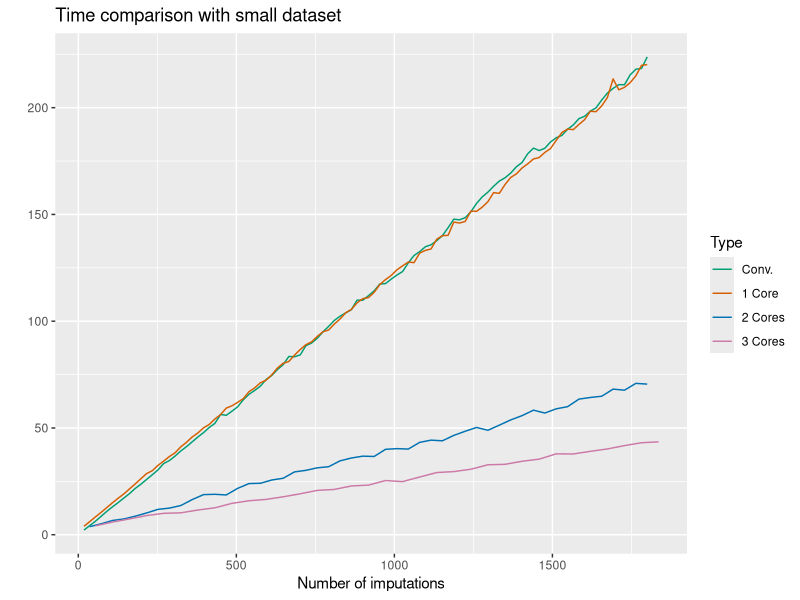
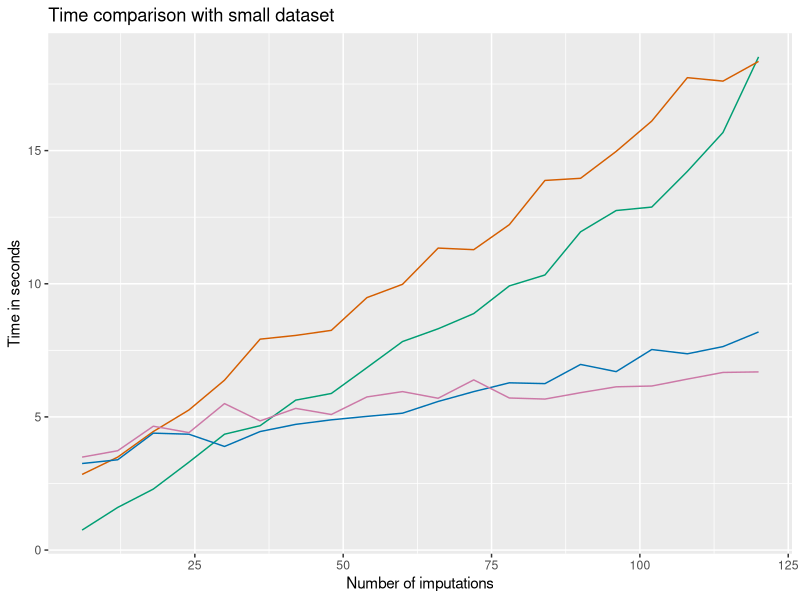
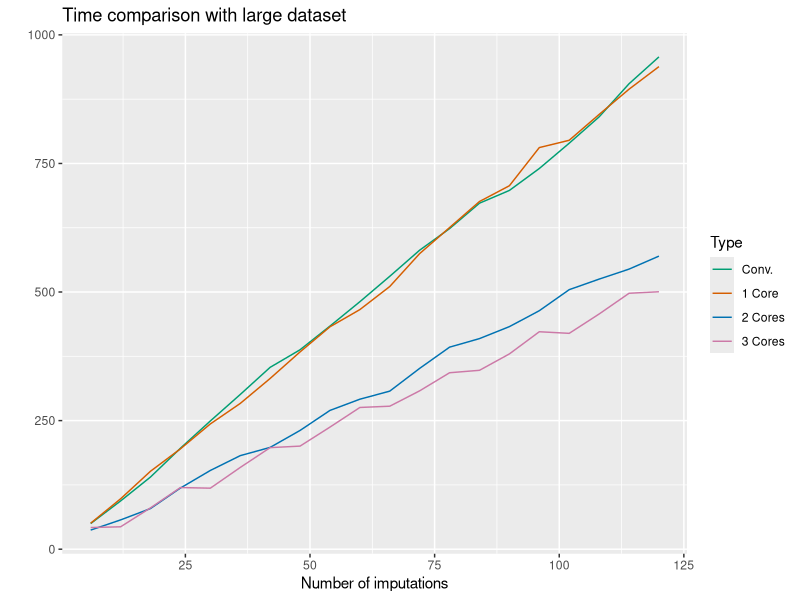
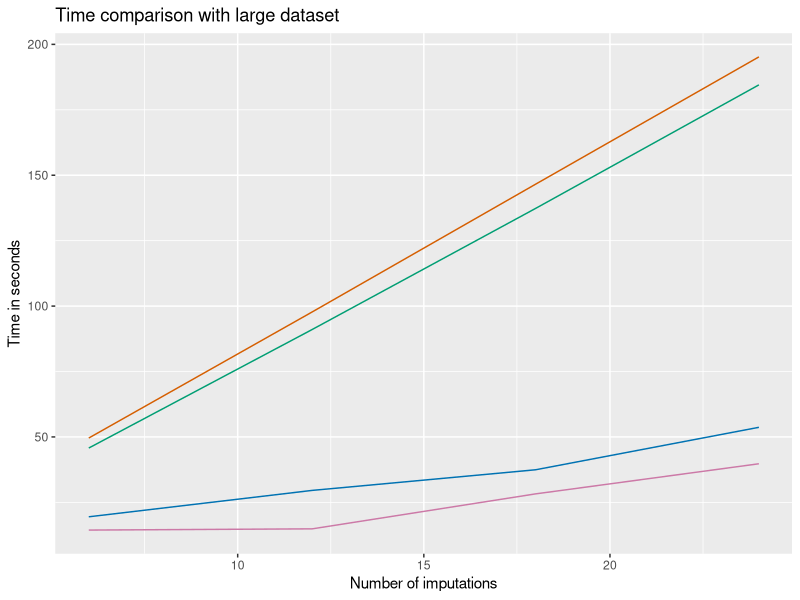
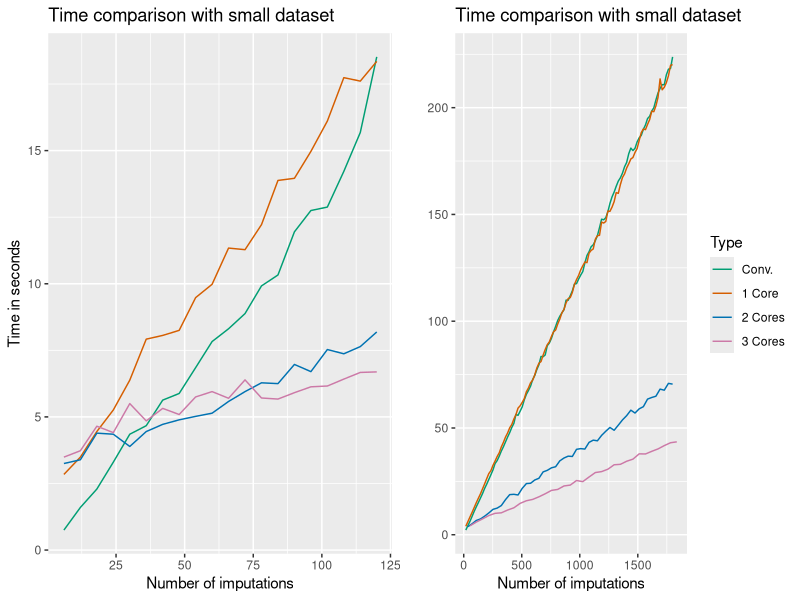
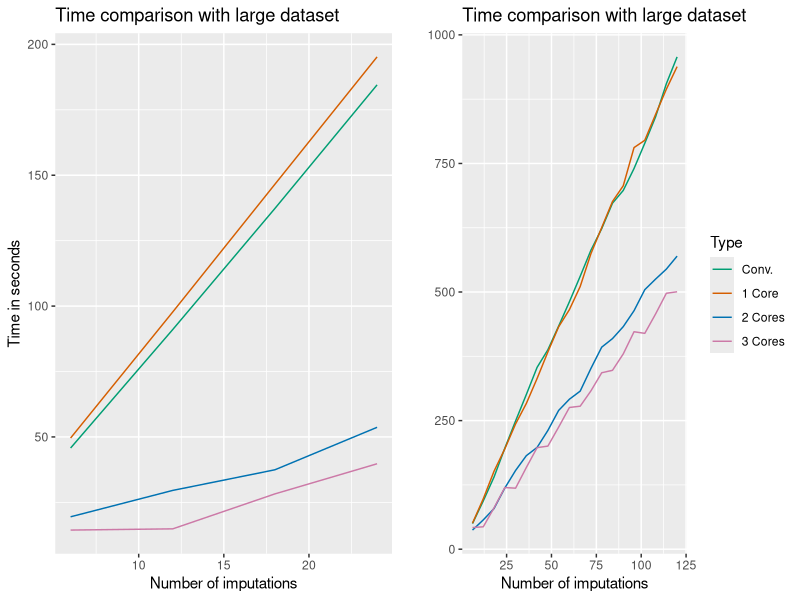

Write R code to recreate these figures, in order.
require(gridExtra)
require(ggplot2)

test1 <- read.csv("sim4_1000.csv")
test1["n.imp"] <- seq(6, 600, 6) * 3 
plot1 <- ggplot(data = test1) + 
  geom_line(aes(x = n.imp, y = result1, color = "result1")) + 
  geom_line(aes(x = n.imp, y = result2, color = "result2")) + 
  geom_line(data = test1[1:50, ], aes(x = n.imp * 2, y = result3, color = "result3")) +
  geom_line(data = test1[1:34, ],aes(x = n.imp * 3, y = result4, color = "result4")) +
  xlab("Number of imputations") + 
  ylab("") + 
  ggtitle("Time comparison with small dataset") +
  scale_colour_manual("Type", values = c("#009E73", "#D55E00", "#0072B2", "#CC79A7"), 
                      labels = c("Conv.", "1 Core", "2 Cores", "3 Cores"))
plot1

test2 <- read.csv("sim4_1000_2.csv")
test2["n.imp"] <- seq(6, 120, 6)
plot2 <- ggplot(data = test2) + 
  geom_line(aes(x = n.imp, y = result1), color = "#009E73") + 
  geom_line(aes(x = n.imp, y = result2), color = "#D55E00") + 
  geom_line(aes(x = n.imp, y = result3), color = "#0072B2") +
  geom_line(aes(x = n.imp, y = result4), color = "#CC79A7") +
  xlab("Number of imputations") + 
  ylab("Time in seconds") + 
  ggtitle("Time comparison with small dataset") 
plot2

list1 <- list(plot2, plot1)
png("parlMICE.pdf", width = 680, height = 280)
do.call(grid.arrange, c(list1, list(nrow = 1, ncol = 2)))
dev.off()

test3 <- read.csv("sim8_10000.csv")
test3["n.imp"] <- seq(6, 120, 6)
plot3 <- ggplot(data = test3) + 
  geom_line(aes(x = n.imp, y = result1, color = "result1")) + 
  geom_line(aes(x = n.imp, y = result2, color = "result2")) + 
  geom_line(aes(x = n.imp, y = result3, color = "result3")) +
  geom_line(aes(x = n.imp, y = result4, color = "result4")) +
  xlab("Number of imputations") + 
  ylab("") + 
  ggtitle("Time comparison with large dataset") +
  scale_colour_manual("Type", values = c("#009E73", "#D55E00", "#0072B2", "#CC79A7"), 
                      labels = c("Conv.", "1 Core", "2 Cores", "3 Cores"))
plot3

test4 <- read.csv("sim8_10000_2.csv")
test4["n.imp"] <- seq(6, 24, 6)
plot4 <- ggplot(data = test4) + 
  geom_line(aes(x = n.imp, y = result1), color = "#009E73") + 
  geom_line(aes(x = n.imp, y = result2), color = "#D55E00") + 
  geom_line(aes(x = n.imp, y = result3), color = "#0072B2") +
  geom_line(aes(x = n.imp, y = result4), color = "#CC79A7") +
  xlab("Number of imputations") +
  ylab("Time in seconds") + 
  ggtitle("Time comparison with large dataset")
plot4

list2 <- list(plot4, plot3)
png("parlMICE2.pdf", width = 680, height = 280)
do.call(grid.arrange, c(list2, list(nrow = 1, ncol = 2)))
dev.off()
